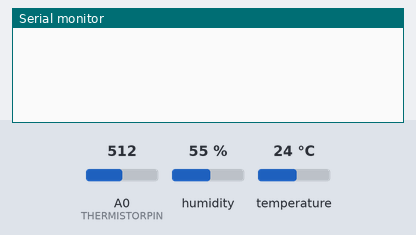
Bench run of a sketch on a simulated Arduino Uno, built with avr-gcc and run on an emulated ATmega328P. Shown: the last lines printed to the serial monitor. The inputs (shaded band) are chosen by the test bench; at power-on: temperature 24 °C, A0 (THERMISTORPIN) = 512, humidity 55 %.

Above: at 1.2 s.
1.3 s: temperature set to 12 °C
At 4.4 s:
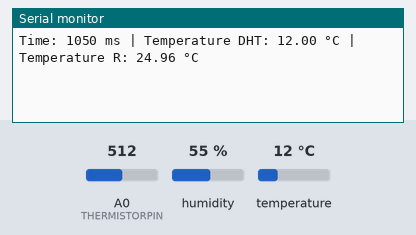
7.6 s: A0 (THERMISTORPIN) set to 716
At 8.1 s:
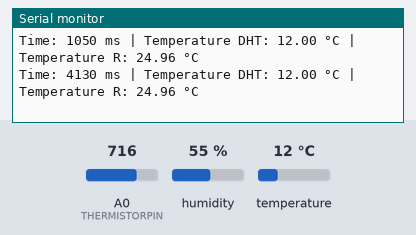
9.1 s: temperature set to 19 °C
At 10.0 s:
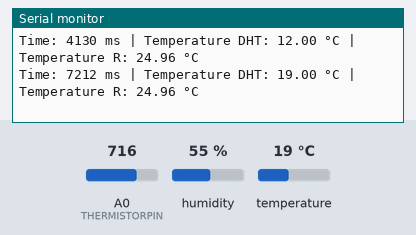
10.6 s: A0 (THERMISTORPIN) set to 900
At 12.9 s:
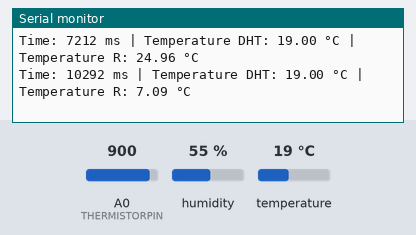
Timing chart, 0 to 13.1 s (numbered marks = the images above; inputs shaded):
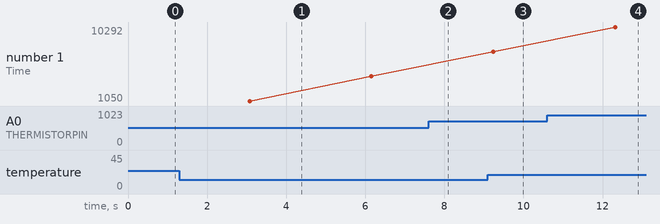

The sketch:

DHT_and_thermistor.ino
```cpp
// (licence header left out)
// which analog pin to connect
#define THERMISTORPIN A0
// how many samples to take and average, more takes longer
// but is more 'smooth'
#define NUMSAMPLES 5
// the value of the 'other' resistor
#define SERIESRESISTOR 10000
#define THERMISTORNOMINAL 10000
#define TEMPERATURENOMINAL 25
// The beta coefficient of the thermistor (usually 3000-4000)
#define BCOEFFICIENT 3950

////////////////////////////////////////////////////////////////////////////////////////////////////////
unsigned long myTime;
// Include the libraries:
#include <Adafruit_Sensor.h>
#include <DHT.h>

// Set DHT pin:
#define DHTPIN A5

// Set DHT type, uncomment whatever type you're using!
#define DHTTYPE DHT11   // DHT 11

// Initialize DHT sensor for normal 16mhz Arduino:
DHT dht = DHT(DHTPIN, DHTTYPE);

int samples[NUMSAMPLES];

void setup(void) {
  Serial.begin(9600);
  // connect AREF to 3.3V and use that as VCC, less noisy!
  analogReference(EXTERNAL);
  // Setup sensor:
  dht.begin();
}

void loop(void) {
  uint8_t i;
  float average;

  // take N samples in a row, with a slight delay
  for (i = 0; i < NUMSAMPLES; i++) {
    samples[i] = analogRead(THERMISTORPIN);
    delay(10);
  }

  // average all the samples out
  average = 0;
  for (i = 0; i < NUMSAMPLES; i++) {
    average += samples[i];
  }
  average /= NUMSAMPLES;

  // convert the value to resistance
  average = 1023 / average - 1;
  average = SERIESRESISTOR / average;

  delay(1000);

  float steinhart;
  steinhart = average / THERMISTORNOMINAL;     // (R/Ro)
  steinhart = log(steinhart);                  // ln(R/Ro)
  steinhart /= BCOEFFICIENT;                   // 1/B * ln(R/Ro)
  steinhart += 1.0 / (TEMPERATURENOMINAL + 273.15); // + (1/To)
  steinhart = 1.0 / steinhart;                 // Invert
  steinhart -= 273.15;                         // convert absolute temp to C

  // Print cuurrent time for data export:
   myTime = millis();

  // Wait a few seconds between measurements:
  delay(2000);

  // Reading temperature or humidity takes about 250 milliseconds!
  // Sensor readings may also be up to 2 seconds 'old' (its a very slow sensor)

  // Read the humidity in %:
  // Read the temperature as Celsius:
  float t = dht.readTemperature();

  // Check if any reads failed and exit early (to try again):
  if (isnan(t)) {
    Serial.println("Failed to read from DHT sensor!");
    return;
  }
  Serial.print("Time: ");
  Serial.print(myTime);
  Serial.print(" ms | ");
  Serial.print("Temperature DHT: ");
  Serial.print(t);
  Serial.print(" \xC2\xB0");
  Serial.print("C | ");
  Serial.print("Temperature R: ");
  Serial.print(steinhart);
  Serial.println(" °C");

}
```

Measured:
- after the input at 1.3 s, the serial monitor: prints a new line after 1.8 s (image 1)
- after the input at 9.1 s, the serial monitor: prints a new line after 0.14 s (image 3)
